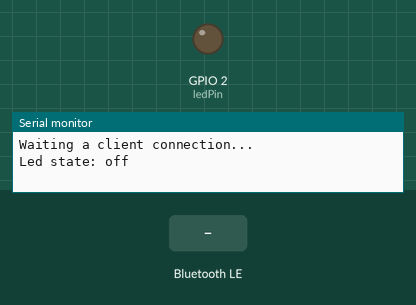
Simulated run of this program. Board: ESP32. Shown: output pins drawn as LEDs (lit = HIGH), the last lines printed to the serial monitor. The inputs (shaded band) are chosen by the test bench. Nothing arrives over Bluetooth unless stated; a phone connects over Bluetooth LE 3 s after start.

Above: at 1.2 s.
1.3 s: Bluetooth LE write "on" received
At 4.0 s:
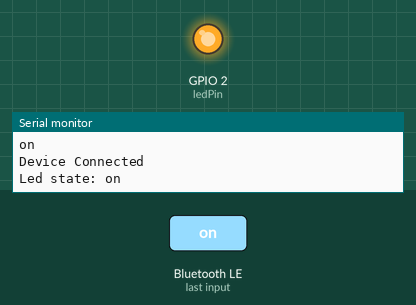
4.3 s: Bluetooth LE write "1" received
At 4.6 s:
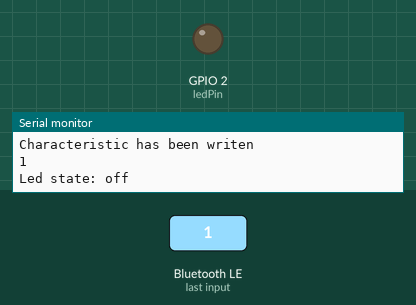
Timing chart, 0 to 7.3 s (numbered marks = the images above; inputs shaded):
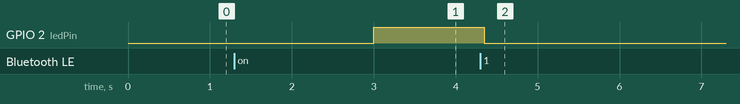

The program:

main.cpp
```cpp
#include <Arduino.h>
#include "../lib/utils/BLE_util.h"
#include "../lib/utils/EspNow_util.h"
//todo: create a struct that contains the sensor information so its easier to pass info

/*===================
 * Global Variables *
 ===================*/
  // # ESP32 to peer MAC address
  uint8_t peerAddress[] = {0x3C, 0x61, 0x05, 0x13, 0x70, 0x20}; //->ESPPreto Vasco

  // #BLE
  BLEServer *pServer;
  BLECharacteristic *pLedChange;//, *pCharX, *pCharY, *pCharZ;

  // #Connection Variables
  bool deviceConnected = false;
  bool oldDeviceConnected = false;

  // #others
  int ledPin = 2; // LED GPIO2
  bool ledState = false;
  bool changeState = false;

// End of Global Variables

/*===================
 * Auxiliar Classes *
 ===================*/
  //Server callbacks
  class ServerCallbacks: public BLEServerCallbacks {

    void onConnect(BLEServer* server) {
      Serial.println("Device Connected");
      deviceConnected = true;
    };

    void onDisconnect(BLEServer* server) {
      Serial.println("Device Disconnected");
        deviceConnected = false;
    }
  };

  //Characteristics callbacks
  class CharactCallbacks: public BLECharacteristicCallbacks{
    void onRead(BLECharacteristic* pCharacteristic){
      // do stuff here on read
      Serial.println("Characteristic has been read\n");
    }

	  void onWrite(BLECharacteristic* pCharacteristic){
      // do stuff here on write
      Serial.println("Characteristic has been writen");
      std::string rcvString = pCharacteristic->getValue();
      Serial.println(rcvString.c_str());
      strcmp(rcvString.c_str(),"on") == 0 ? ledState = true : ledState = false;
      changeState = true;
    }
  };

// End of Auxiliar Classes

/*========================
 * Functions declaration *
 ========================*/

// End of function declaration

void setup() {
  Serial.begin(115200);

  /* Create peer */
  esp_now_peer_info_t peerInfo;
  memcpy(peerInfo.peer_addr,peerAddress,sizeof(peerAddress)/sizeof(peerAddress[0]));
  peerInfo.channel = 0;
  peerInfo.encrypt = false;


  //todo: create a function that creates BLE Device and Server
  // Create the BLE Device
  BLEDevice::init("ESP32 blink");

  //Create Server
  pServer = BLEDevice::createServer();
  pServer->setCallbacks(new ServerCallbacks());

  //Create Service
  BLEService *pService = pServer->createService(SERVICE_UUID);

  //Create characteristic
  pLedChange = pService->createCharacteristic(CHARACTERISTIC_UUID,BLECharacteristic::PROPERTY_WRITE|
                                                                   BLECharacteristic::PROPERTY_READ);
  pLedChange->addDescriptor(new BLE2902());
  pLedChange->setCallbacks(new CharactCallbacks());
  pLedChange->setValue((char*)"off");

  // Start the service
  pService->start();

  // Start advertising
  BLEAdvertising *pAdvertising = BLEDevice::getAdvertising();
  pAdvertising->addServiceUUID(SERVICE_UUID);
  pAdvertising->setScanResponse(false);
  pAdvertising->setMinPreferred(0x0);  // set value to 0x00 to not advertise this parameter
  BLEDevice::startAdvertising();

  Serial.println("\nWaiting a client connection...");

  pinMode(ledPin,OUTPUT);
  Serial.print("Led state: ");
  Serial.println(ledState ? "on\n" : "off\n");

}

void loop(){

  if(deviceConnected  && changeState){
    Serial.print("Led state: ");
    Serial.println(ledState ? "on\n" : "off\n");
    digitalWrite(ledPin,ledState);
    changeState = false;
  }

  // disconnecting
  if (!deviceConnected && oldDeviceConnected) {
    delay(500); // give the bluetooth stack the chance to get things ready
    pServer->startAdvertising(); // restart advertising
    Serial.println("start advertising...");
    digitalWrite(ledPin,LOW);
    Serial.println("Led state: off\n");
    oldDeviceConnected = deviceConnected;
  }

  // connecting
  if (deviceConnected && !oldDeviceConnected) {
    // do stuff here on connecting
    oldDeviceConnected = deviceConnected;
  }
}

/*============
 * Functions *
 ============*/

// End of Functions
```

Measured:
- after the input at 1.3 s, GPIO 2 (ledPin): LOW → HIGH after 1.7 s
- after the input at 4.3 s, GPIO 2 (ledPin): HIGH → LOW after 0.05 s
